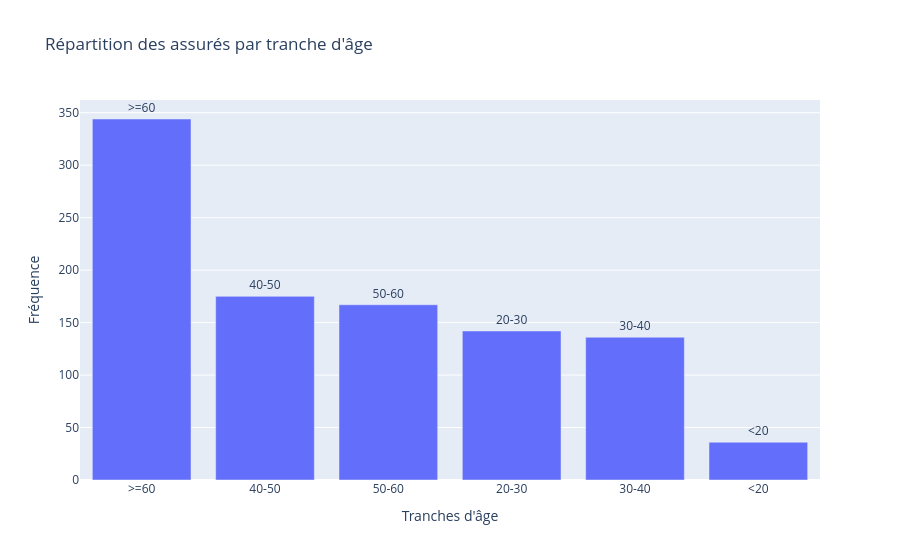

Notebook code cell kept with this figure:
### Code cell
fig = go.Figure(
    data=[
        go.Bar(
            x=data_assurance_grouped["tranche_age"],
            y=data_assurance_grouped["frequence"],
            text=data_assurance_grouped["tranche_age"],  # texte au-dessus
            textposition="outside"
        )
    ]
)

fig.update_layout(
    title="Répartition des assurés par tranche d'âge",
    xaxis_title="Tranches d'âge",
    yaxis_title="Fréquence",
    bargap=0.2
)

fig.show()

### Figure 1 — Plotly figure (JSON) as saved in the notebook; plotly's stock layout.template omitted (floating-point values rounded to 4 significant figures)
{"data": [{"text": [">=60", "40-50", "50-60", "20-30", "30-40", "<20"], "textposition": "outside", "type": "bar", "x": [">=60", "40-50", "50-60", "20-30", "30-40", "<20"], "y": [344, 175, 167, 142, 136, 36]}], "layout": {"bargap": 0.2, "title": {"text": "Répartition des assurés par tranche d'âge"}, "xaxis": {"title": {"text": "Tranches d'âge"}}, "yaxis": {"title": {"text": "Fréquence"}}}}
